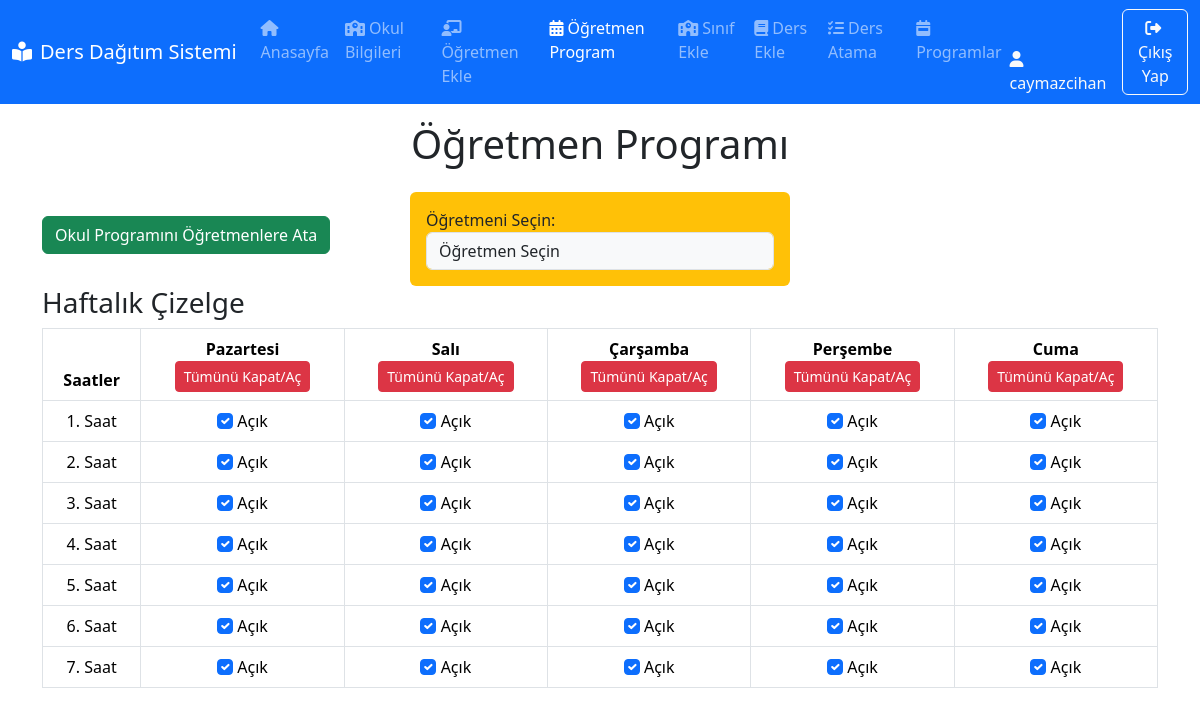
Screenshot of /ogretmen-programi (signed in) with the database file from the repository.
### app.py (models this page shows, shortened)
class User(db.Model):
    id = db.Column(db.Integer, primary_key=True)
    username = db.Column(db.String(50), unique=True, nullable=False)
    password = db.Column(db.String(100), nullable=False)
    email = db.Column(db.String(100), unique=True, nullable=False)
    school_name = db.Column(db.String(120))
    school_email = db.Column(db.String(120))
    school_principal = db.Column(db.String(120))
    role = db.Column(db.String(20), nullable=False, default="user")
    teachers = db.relationship("Teacher", backref="user", lazy=True)
    classes = db.relationship("Class", backref="user", lazy=True)
    courses = db.relationship("Course", backref="user", lazy=True)
    assignments = db.relationship("TeacherCourseAssignment", backref="user", lazy=True)
    schedules = db.relationship("Schedule", backref="user", lazy=True)

class Schedule(db.Model):
    id = db.Column(db.Integer, primary_key=True)
    day = db.Column(db.String(10), nullable=False)
    hour = db.Column(db.Integer, nullable=False)
    is_open = db.Column(db.Boolean, default=False)
    user_id = db.Column(db.Integer, db.ForeignKey("user.id"), nullable=False)

### app.py (the view, shortened to what this page needs)
@app.route("/ogretmen-programi", methods=["GET", "POST"])
@login_required
def ogretmen_programi():
    current_user = User.query.filter_by(id=session["user_id"]).first()
    teachers = (
        Teacher.query.filter_by(user_id=current_user.id).order_by(Teacher.name).all()
    )
    school_schedules = Schedule.query.filter_by(
        user_id=current_user.id, is_open=True
    ).all()
    open_hours_by_day = create_open_day_hour_set(school_schedules)
    max_hours = (
        max(len(hours) for hours in open_hours_by_day.values())
        if open_hours_by_day
        else 0
    )
    selected_teacher_id = request.args.get("teacher_id")
    selected_teacher = None
    teacher_schedule_data = {
        day: {hour: False for hour in hours} for day, hours in open_hours_by_day.items()
    }
    return render_template(
        "ogretmen_programi.html",
        schedule={
            day: {hour: True for hour in hours}
            for day, hours in open_hours_by_day.items()
        },
        teachers=teachers,
        selected_teacher_id=selected_teacher_id,
        selected_teacher=selected_teacher,
        teacher_schedule_data=teacher_schedule_data,
        open_hours_by_day=open_hours_by_day,
        max_hours=max_hours,
    )

### app.py (called while the page is built)
def login_required(f):
    @wraps(f)
    def decorated_function(*args, **kwargs):
        if "username" not in session:
            return redirect(url_for("login"))
        return f(*args, **kwargs)
    return decorated_function

def create_open_day_hour_set(schedules):
    open_hours_by_day = {
        day: sorted(
            {entry.hour for entry in schedules if entry.day == day and entry.is_open},
            key=HOURS.index,
        )
        for day in sorted(
            {entry.day for entry in schedules if entry.is_open}, key=DAYS.index
        )
    }
    return open_hours_by_day

### templates/ogretmen_programi.html (shortened to what this page needs)
{% extends 'base.html' %}
{% block content %}
<div class="container mt-5">
    <h1 class="text-center">Öğretmen Programı</h1>
    <div class="row mt-4">
        <div class="col-md-4">
            <br>
            <form method="POST" id="assign-form" action="{{ url_for('assign_school_schedule_to_teachers') }}">
                <button type="submit" class="btn btn-success mb-3"
                    onclick="return confirm('Tüm öğretmen programları değişecek. Emin misiniz?')">Okul Programını
                    Öğretmenlere Ata</button>
            </form>
        </div>
        <div class="col-md-4">
            <form method="GET" action="{{ url_for('ogretmen_programi') }}">
                <div class="row">
                    <div class="form-group p-3 bg-warning text-dark rounded">
                        <label for="teacher_select">Öğretmeni Seçin:</label>
                        <select id="teacher_select" name="teacher_id" class="form-control  bg-light"
                            onchange="this.form.submit()">
                            <option value="">Öğretmen Seçin</option>
                        </select>
                    </div>
                </div>
            </form>
        </div>
        <div class="col-md-12">
            <h3>Haftalık Çizelge</h3>
            <form method="POST" action="{{ url_for('ogretmen_programi') }}">
                <table class="table table-bordered text-center">
                    <thead class="thead-dark">
                        <tr>
                            <th>Saatler</th>
                            {% for day in open_hours_by_day.keys() %}
                            <th>{{ day|capitalize }}
                                <br>
                                <button type="button" class="btn btn-danger btn-sm"
                                    onclick="toggleDay('{{ day }}')">Tümünü Kapat/Aç</button>
                            </th>
                            {% endfor %}
                        </tr>
                    </thead>
                    <tbody>
                        {% for i in range(max_hours) %}
                        <tr>
                            <td>{{ i+1 }}. Saat</td>
                            {% for day in open_hours_by_day.keys() %}
                            <td>
                                {% if i < open_hours_by_day[day]|length %} {% set hour=open_hours_by_day[day][i] %} {%
                                    if selected_teacher_id %} <input type="checkbox" class="form-check-input"
                                    id="{{ day }}-{{ hour }}" name="{{ day }}-{{ hour }}" {% if
                                    teacher_schedule_data[day][hour] %}checked{% endif %}>
                                    <label class="form-check-label" for="{{ day }}-{{ hour }}">Açık</label>
                                    {% else %}
                                    <input type="checkbox" class="form-check-input" id="{{ day }}-{{ hour }}"
                                        name="{{ day }}-{{ hour }}" checked>
                                    <label class="form-check-label" for="{{ day }}-{{ hour }}">Açık</label>
                                    {% endif %}
                                    {% endif %}
                            </td>
                            {% endfor %}
                        </tr>
                        {% endfor %}
                    </tbody>
                </table>
            </form>
        </div>
    </div>
</div>
{% endblock %}

### templates/base.html (shortened to what this page needs)
<!DOCTYPE html>
<html lang="tr">
<head>
    <link href="https://cdn.jsdelivr.net/npm/bootstrap@5.3.2/dist/css/bootstrap.min.css" rel="stylesheet">
    <link href="https://cdnjs.cloudflare.com/ajax/libs/font-awesome/6.4.2/css/all.min.css" rel="stylesheet">
    <link rel="stylesheet" href="{{ url_for('static', filename='css/style.css') }}">
</head>
<body>
<nav class="navbar navbar-expand-lg navbar-dark bg-primary fixed-top">
    <div class="container-fluid">
        <div class="d-flex align-items-center">
            <a class="navbar-brand" href="{{ url_for('home') }}">
                <i class="fas fa-book-reader me-2"></i>Ders Dağıtım Sistemi
            </a>
        </div>
        {% if 'username' in session %}
        <div class="collapse navbar-collapse" id="navbarNav" >
            <ul class="navbar-nav me-auto mb-2 mb-lg-0" >
                <li class="nav-item">
                    <a class="nav-link {{ 'active' if request.endpoint == 'home' }}" href="{{ url_for('home') }}">
                        <i class="fas fa-home me-1"></i>Anasayfa
                    </a>
                </li>
        		<li class="nav-item">
                    <a class="nav-link {{ 'active' if request.endpoint == 'okul_bilgileri' }}" href="{{ url_for('okul_bilgileri') }}">
                         <i class="fas fa-school me-1"></i></i>Okul Bilgileri
                    </a>
                </li>
                <li class="nav-item">
                    <a class="nav-link {{ 'active' if request.endpoint == 'add_teacher' }}" href="{{ url_for('add_teacher') }}">
                        <i class="fas fa-chalkboard-teacher me-1"></i>Öğretmen Ekle
                    </a>
                </li>
                <li class="nav-item">
                    <a class="nav-link {{ 'active' if request.endpoint == 'ogretmen_programi' }}" href="{{ url_for('ogretmen_programi') }}">
                        <i class="fas fa-calendar-alt me-1"></i>Öğretmen Program
                    </a>
                </li>
                <li class="nav-item">
                    <a class="nav-link {{ 'active' if request.endpoint == 'add_class' }}" href="{{ url_for('add_class') }}">
                        <i class="fas fa-school me-1"></i>Sınıf Ekle
                    </a>
                </li>
                <li class="nav-item">
                    <a class="nav-link {{ 'active' if request.endpoint == 'add_course' }}" href="{{ url_for('add_course') }}">
                        <i class="fas fa-book me-1"></i>Ders Ekle
                    </a>
                </li>
                <li class="nav-item">
                    <a class="nav-link {{ 'active' if request.endpoint == 'assign_course' }}" href="{{ url_for('assign_course') }}">
                        <i class="fas fa-tasks me-1"></i>Ders Atama
                    </a>
                </li>
                <li class="nav-item">
                    <a class="nav-link {{ 'active' if request.endpoint == 'schedules' }}" href="{{ url_for('schedules') }}">
                        <i class="fas fa-calendar-week me-1"></i>Programlar
                    </a>
                </li>
            </ul>
            <div class="ms-auto d-flex align-items-end">
                <span class="text-light me-3">
                    <i class="fas fa-user me-1"></i>{{ session['username'] }}
                </span>
                <a href="{{ url_for('logout') }}" class="btn btn-outline-light">
                    <i class="fas fa-sign-out-alt me-1"></i>Çıkış Yap
                </a>
            </div>
        </div>
        {% endif %}
    </div>
</nav>
<div class="container mt-5 pt-4">
</div>
        {% block content %}
        {% endblock %}
</body>
</html>

### rows the page displays
User: username "caymazcihan"
Schedule: day "Pazartesi"
Schedule: day "Salı"
Schedule: day "Çarşamba"
Schedule: day "Perşembe"
Schedule: day "Cuma"

### other values shown
{{ i+1 }} "1" "2" "3" "4" "5" "6" "7"
